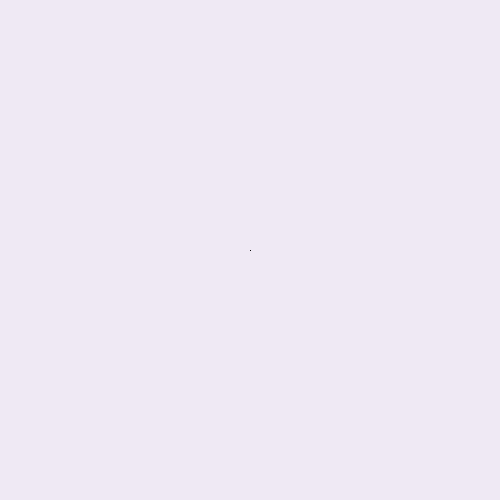
Frame 1 (no input)
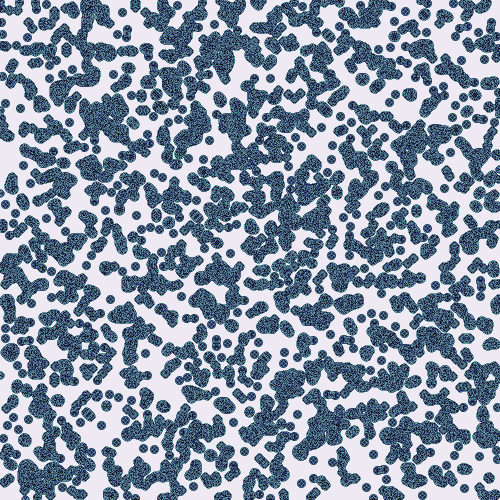
Frame 60 (the mouse pressed at the canvas centre just before this capture)
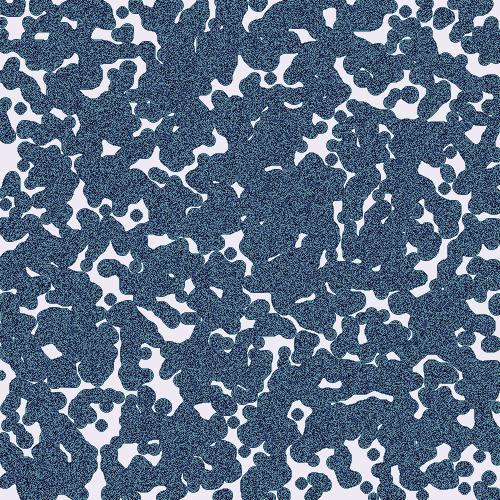
Frame 120 (the mouse held since frame 60 and released just before this capture)

The Processing sketch that drew these frames (run headless with seeded random() and noise(); from frame 60 on, the mouse is pressed at the canvas centre):

// Processing sketch: sandPile
// ── sandPile.pde
int[] avalanche;
int[] grid;
int avalancheSize = 0;
void setup() {
  size(500, 500);
  loadPixels();
  frameRate(30);
  grid = new int[width*height];
  avalanche = new int[width*height];
  for (int i = 0; i < width*height; i++) {
    grid[i]=0;
    pixels[i]=getColor(grid[i]);
    if (random(1)<0.01) {
      avalanche[avalancheSize] = i;
      avalancheSize++;
      grid[i]=320;
    }
  }  
  final int seedInd = height/2*width+width/2;
  avalanche[avalancheSize] = seedInd;
  avalancheSize++;
  grid[seedInd]=1000;
  pixels[seedInd]=getColor(grid[seedInd]);
}

void draw() {
  updatePixels();
  //println("DEBUG: ");
  for (int i=0; i < avalancheSize; i++) {
    int p = avalanche[i];
    //println(" "+p+": "+grid[p]);
    if (grid[p]>=4) {
      grid[p]-=4;
      if (grid[p]<4) {
        for (int j=i+1; j<avalancheSize; j++) {
          avalanche[j-1]=avalanche[j];
        }
        i--;
        avalancheSize--;
      }
      int n=p-width;
      if (n>=0) {
        grid[n]++;
        pixels[n]=getColor(grid[n]);
        if (grid[n]>=4) {
          boolean in = false;
          for (int j=0; j<avalancheSize; j++) {
            if (avalanche[j]==n) {
              in = true;
              break;
            };
          }
          if (!in) {
            avalancheSize++;
            avalanche[avalancheSize-1]=n;
          }
        }
      }
      int s = p+width;
      if (s<width*height) {
        grid[s]++;
        pixels[s]=getColor(grid[s]);
        if (grid[s]>=4) {
          boolean in = false;
          for (int j=0; j<avalancheSize; j++) {
            if (avalanche[j]==s) {
              in = true;
              break;
            };
          }
          if (!in) {
            avalancheSize++;
            avalanche[avalancheSize-1]=s;
          }
        }
      }
      int w = p-1;
      if (int(p/width)==int(w/width) && w>0) {
        grid[w]++;
        pixels[w]=getColor(grid[w]);
        if (grid[w]>=4) {
          boolean in = false;
          for (int j=0; j<avalancheSize; j++) {
            if (avalanche[j]==w) {
              in = true;
              break;
            };
          }
          if (!in) {
            avalancheSize++;
            avalanche[avalancheSize-1]=w;
          }
        }
      }
      int e = p+1;
      if (int(p/width)==int(e/width)) {
        grid[e]++;
        pixels[e]=getColor(grid[e]);
        if (grid[e]>=4) {
          boolean in = false;
          for (int j=0; j<avalancheSize; j++) {
            if (avalanche[j]==e) {
              in = true;
              break;
            };
          }
          if (!in) {
            avalancheSize++;
            avalanche[avalancheSize-1]=e;
          }
        }
      }
    } else {
      pixels[p]=getColor(grid[p]);
    }
  }
}

color getColor(int grid) {
  switch(grid) {
  case 0:
    return color(239, 233, 244);
  case 1:
    return color(102, 153, 155);
  case 2:
    return color(73, 106, 129);
  case 3:
    return color(43, 58, 103);
  }
  return color(11);
}
